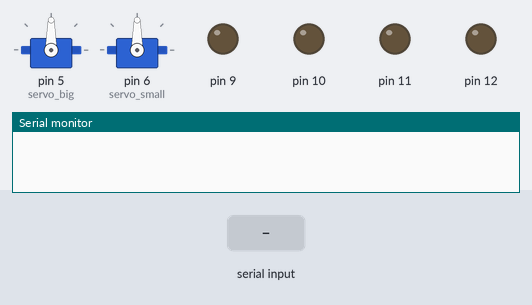
Recording of a sketch running on a simulated Arduino Uno, built with avr-gcc and run on an emulated ATmega328P. On the bench: 2 × servo, output pins drawn as LEDs (lit = HIGH), the last lines printed to the serial monitor. The test bench sets the inputs (shaded band).

Above: at 1.2 s.
1.3 s: "F" received over Serial
At 2.5 s:
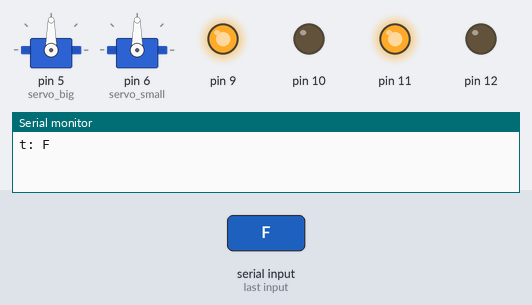
2.8 s: "B" received over Serial
At 3.7 s:
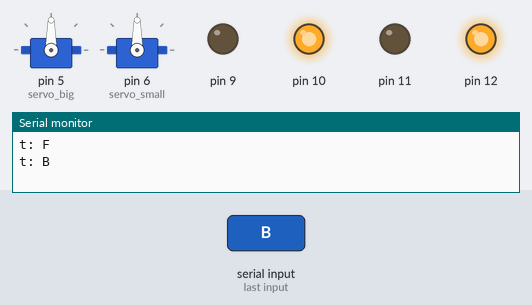
4.3 s: "L" received over Serial
At 4.8 s:
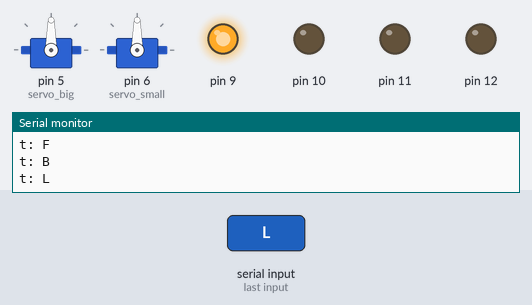
5.8 s: "R" received over Serial
At 7.0 s:
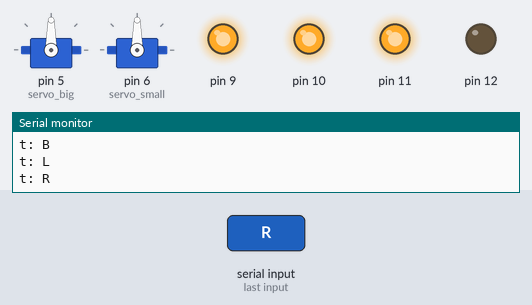
7.3 s: "S" received over Serial
At 8.3 s:
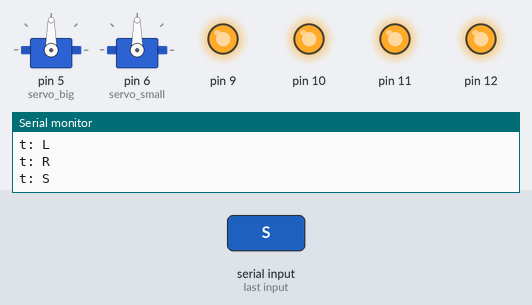
Timing chart, 0 to 9.8 s (numbered marks = the images above; inputs shaded):
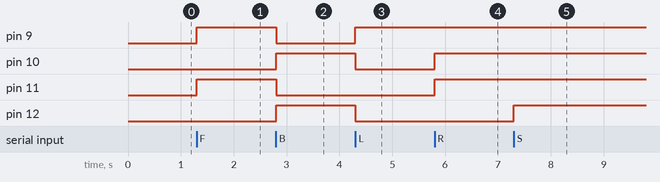

Measured:
- after the input at 1.3 s, pin 9, pin 11: LOW → HIGH at once
- after the input at 2.8 s, pin 9, pin 11: HIGH → LOW at once; pin 10, pin 12: LOW → HIGH at once
- after the input at 4.3 s, pin 9: LOW → HIGH at once; pin 10, pin 12: HIGH → LOW at once
- after the input at 5.8 s, pin 10, pin 11: LOW → HIGH at once
- after the input at 7.3 s, pin 12: LOW → HIGH at once

The sketch:

LED_rakib_copy_20230406121803.ino
```cpp
#include <Servo.h>
Servo servo_big;
Servo servo_small;


char t = 'x';


int servo_control = 0;

int servo_small_position = 90;
int servo_big_position = 90;


void setup()
{
  Serial.begin(9600);
  pinMode(9, OUTPUT);
  pinMode(10, OUTPUT);
  pinMode(11, OUTPUT);
  pinMode(12, OUTPUT);

 servo_big.attach(5);
 servo_small.attach(6);

}

void loop()
{
  if(Serial.available() > 0)
  {
     t = Serial.read();
     Serial.print("t: ");
     Serial.print(t);


     Serial.println("");
  }

  if (servo_control == 0)
  {
  if( (t == 'F')){
    digitalWrite(9, HIGH);
    digitalWrite(10,LOW);
    digitalWrite(11,HIGH);
    digitalWrite(12,LOW);
  }
  else if( (t == 'B')){
    digitalWrite(9, LOW);
    digitalWrite(10,HIGH);
    digitalWrite(11,LOW);
    digitalWrite(12,HIGH);
  }
  else if( (t == 'L')){
    digitalWrite(9, HIGH);
    digitalWrite(10,LOW);
    digitalWrite(11,LOW);
    digitalWrite(12,LOW);
  }
  else if( (t == 'R')){
    digitalWrite(9, HIGH);
    digitalWrite(10,HIGH);
    digitalWrite(11,HIGH);
    digitalWrite(12,LOW);
  }
  else if( (t == 'S'))
  {
    digitalWrite(9, HIGH);
    digitalWrite(10,HIGH);
    digitalWrite(11,HIGH);
    digitalWrite(12,HIGH);
  }
  }

   if ( (t == 'W') && (servo_control == 0)){
    servo_control = 1;
  }
  else if ( (t == 'w') && (servo_control == 1)){
    servo_control = 0;
  }

  if (servo_control == 1)
  {
  if( (t == 'F')){
    servo_small_position = servo_small_position + 1;
    Serial.print("servo_small_position:");
    Serial.print(servo_small_position);
  }
  else if( (t == 'B')){
    servo_small_position = servo_small_position - 1;
    Serial.print("servo_small_position:");
    Serial.print(servo_small_position);
  }
  if( (t == 'R')){
    servo_big_position = servo_big_position - 1;
    Serial.print("servo_big_position:");
    Serial.print(servo_big_position);
  }
  else if( (t == 'L')){
    servo_big_position = servo_big_position + 1;
    Serial.print("servo_big_position:");
    Serial.print(servo_big_position);
  }

  if ( servo_big_position < 0 )
  {
    servo_big_position = 0;
  }
  if ( servo_big_position > 180 )
  {
    servo_big_position = 180;
  }
  if ( servo_small_position < 0 )
  {
    servo_small_position = 0;
  }
  if ( servo_small_position > 180 )
  {
    servo_small_position = 180;
  }

  servo_big.write(servo_big_position);
  servo_small.write(servo_small_position);
  }

}
```
